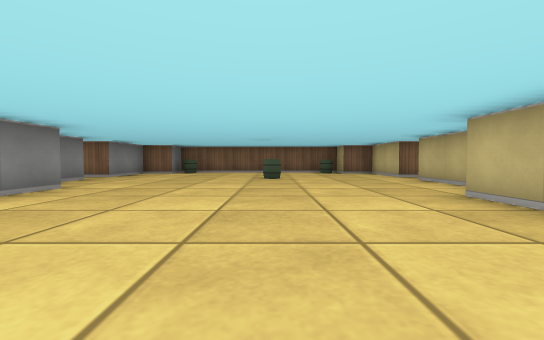
view 1 (above)

24 first-person views from a walk through a cub3D level. The camera is about half as high as the walls, tilts 2° down and sees 90° across. The floor is counted in squares. Each view is taken from the middle of a square. On the plan, view 1 faces up. The plan holds only what a view shows up to about 9 squares ahead; the rest is blank.

view 2
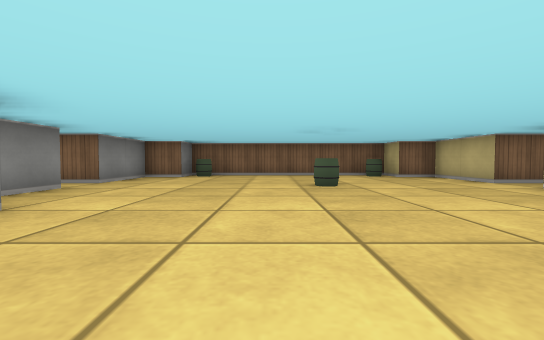

view 3
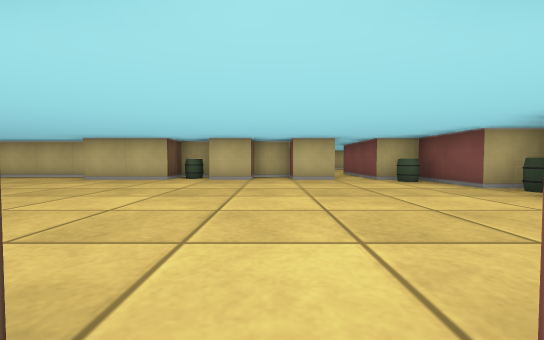

view 4
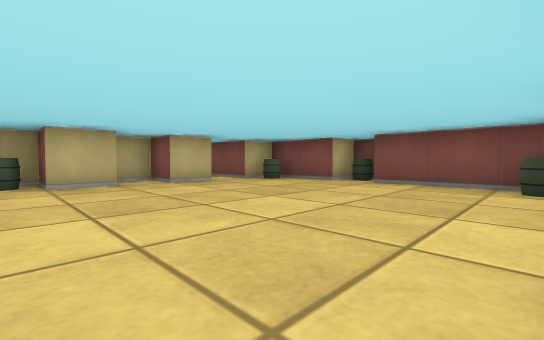

view 5
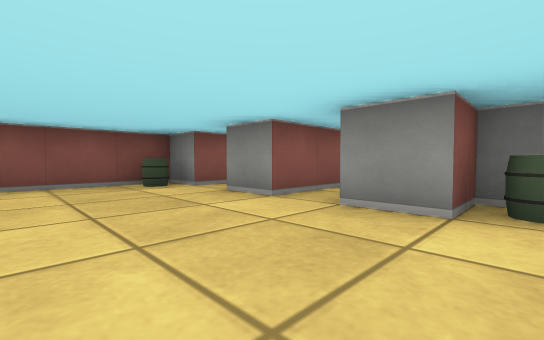

view 6
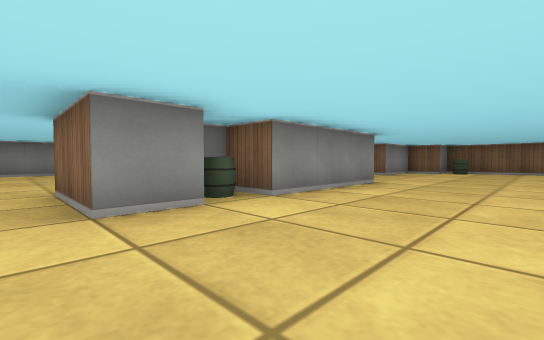

view 7
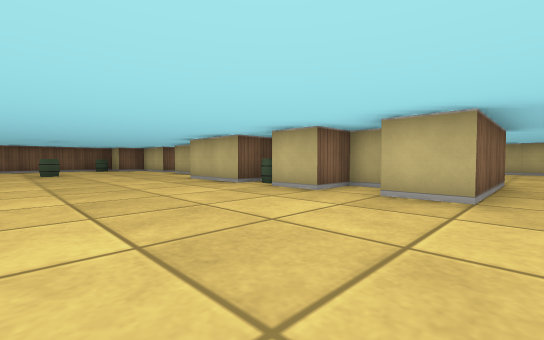

view 8
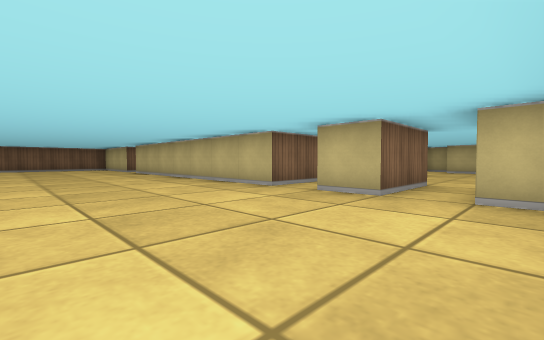

view 9
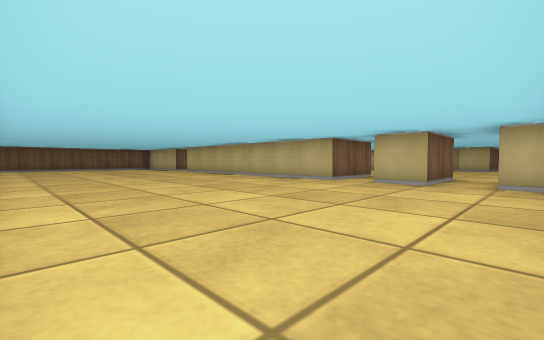

view 10
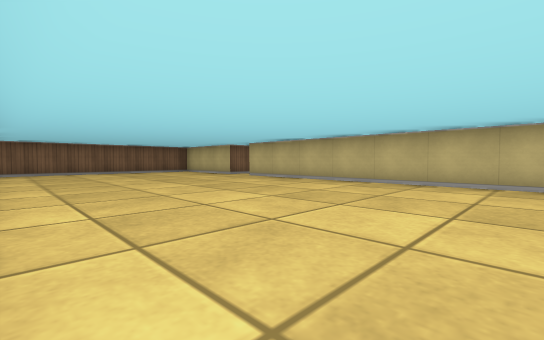

view 11
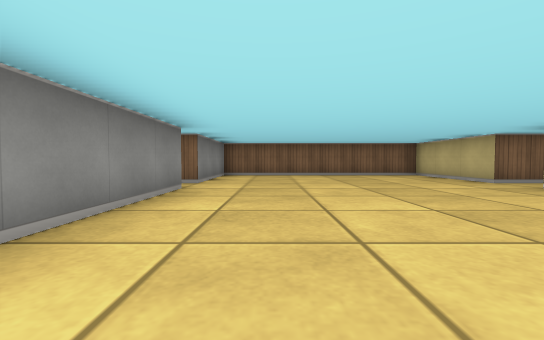

view 12
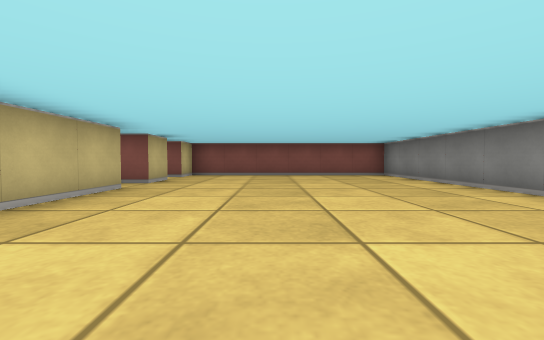

view 13
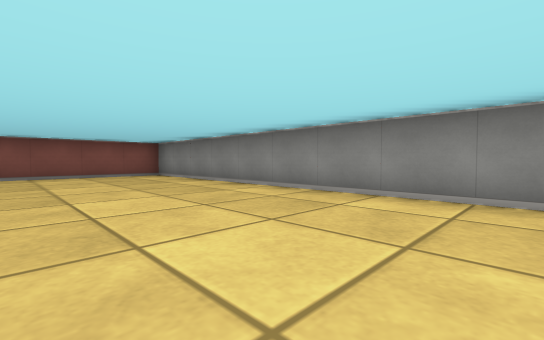

view 14
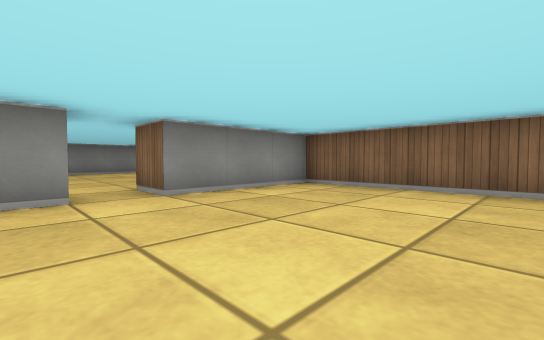

view 15
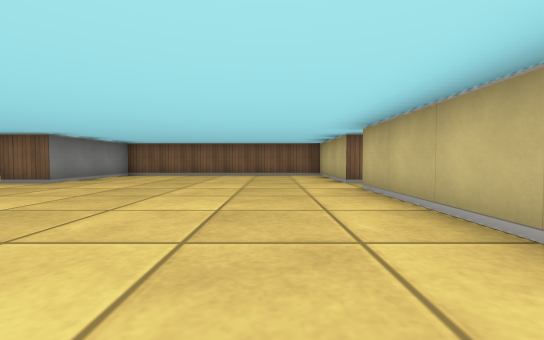

view 16
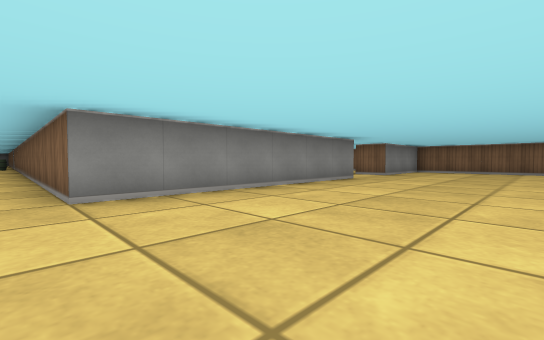

view 17
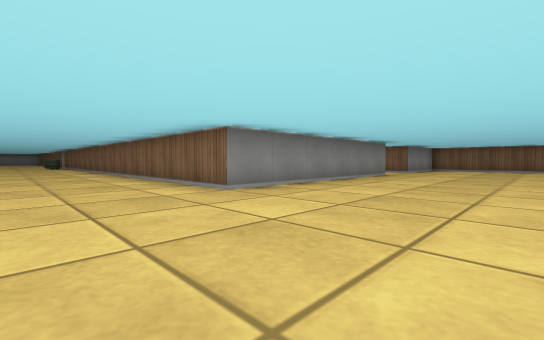

view 18
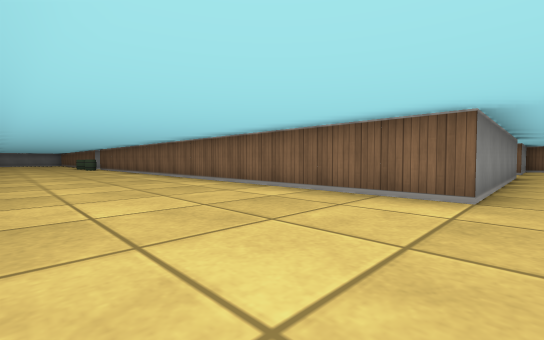

view 19
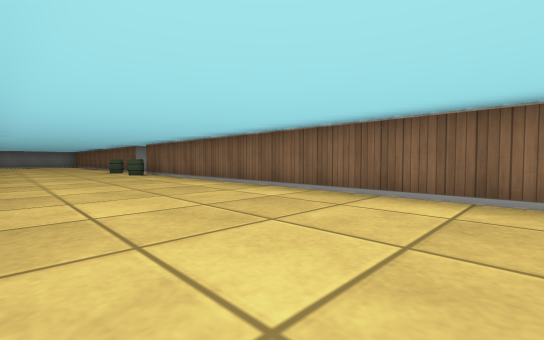

view 20
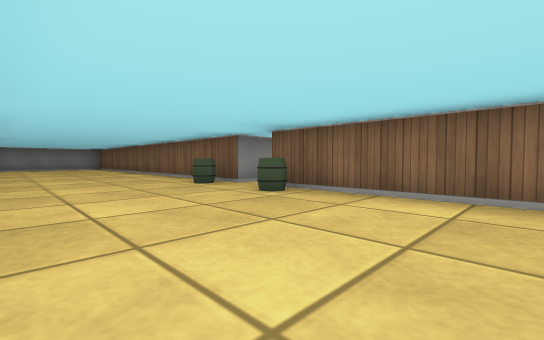

view 21
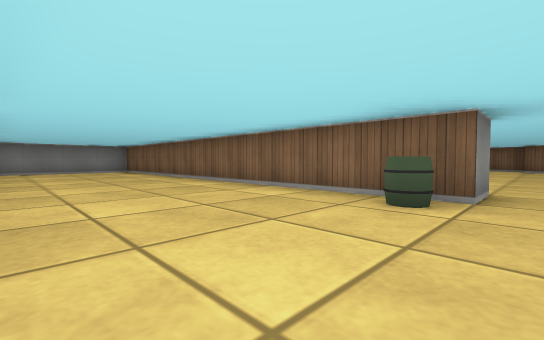

view 22
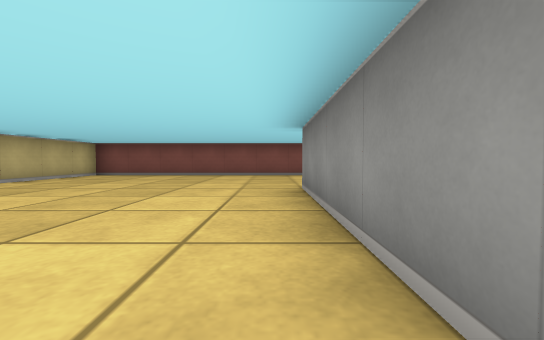

view 23
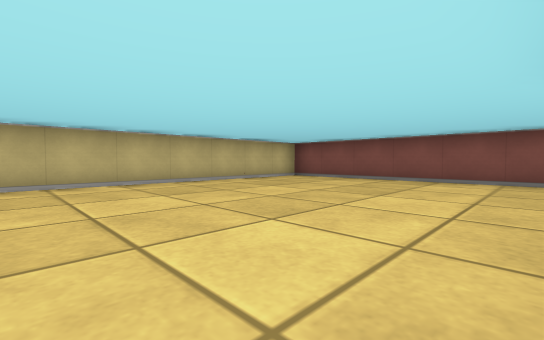

view 24
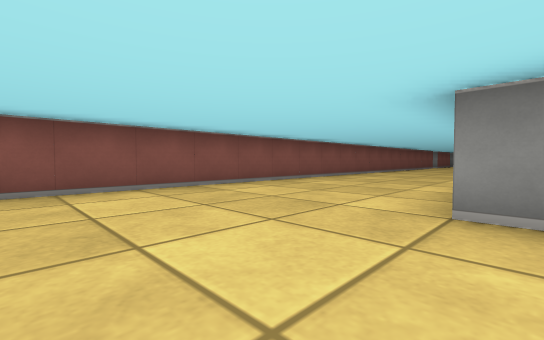

### Floor plan
Ten units are one square. View 1 is at (0, 0); x grows to the right and y downward. Boxes are objects, and circles mark ways between rooms. Rooms are numbered by the first view taken in them; rooms with no view inside come last. Other rooms are left out.
<svg viewBox="-460 -110 510 170">
<path fill="none" stroke="#000" d="M-35 -46 -35 -15 -45 -15 -45 -5 -35 -5 -35 5 -55 5M35 -41 35 -65M-45 -65 -45 -55M-55 15 -35 15 -35 25 -55 25M35 -75 35 -95 25 -95 25 -105 -35 -105 -35 -95 -45 -95 -45 -75 -55 -75M25 25 25 15 35 15 35 5 25 5 25 -5 35 -5 35 -15 25 -15 25 -35M-55 35 -35 35 -35 45 -5 45M-1 55 5 55 5 45 25 45 25 35M-115 -66 -115 45 -55 45 -55 35M-55 5 -55 -65M-55 -75 -55 -105 -115 -105 -115 -75 -125 -75M-55 25 -55 15M-242 45 -125 45 -125 -65M-185 -55 -185 5 -335 5M-345 -5 -345 5 -432 5M-125 -75 -125 -105 -185 -105 -185 -75 -195 -75M-455 28 -455 40"/>
<rect x="-45" y="-15" width="10" height="10" fill="#bbb"><title>barrel</title></rect>
<rect x="-35" y="35" width="10" height="10" fill="#bbb"><title>barrel</title></rect>
<rect x="-35" y="-105" width="10" height="10" fill="#bbb"><title>barrel</title></rect>
<rect x="-5" y="45" width="10" height="10" fill="#bbb"><title>barrel</title></rect>
<rect x="-5" y="-75" width="10" height="10" fill="#bbb"><title>barrel</title></rect>
<rect x="15" y="35" width="10" height="10" fill="#bbb"><title>barrel</title></rect>
<rect x="15" y="-105" width="10" height="10" fill="#bbb"><title>barrel</title></rect>
<rect x="25" y="-15" width="10" height="10" fill="#bbb"><title>barrel</title></rect>
<rect x="-355" y="5" width="10" height="10" fill="#bbb"><title>barrel</title></rect>
<rect x="-335" y="5" width="10" height="10" fill="#bbb"><title>barrel</title></rect>
<circle cx="-45" cy="10" r="3" fill="#2a7"/>
<circle cx="-45" cy="30" r="3" fill="#2a7"/>
<circle cx="-50" cy="-70" r="3" fill="#2a7"/>
<circle cx="-120" cy="-70" r="3" fill="#2a7"/>
<text x="-10" y="-30">1</text>
<text x="-90" y="-30">2</text>
<text x="-250" y="10">3</text>
</svg>
Room 1 opens to room 2. Room 2 opens to room 3.

Where each view was taken, in squares from view 1:
view 1: 0 up, 0 right, facing up
view 2: 2 up, 1 left, facing up
view 3: 1 down, 4 left, facing right
view 4: 1 up, 3 left, facing down-right
view 5: 1 up, 1 left, facing down-left
view 6: 1 down, 1 left, facing up-left
view 7: 3 down, 1 left, facing up-right
view 8: 4 down, 9 left, facing up-right
view 9: 4 down, 11 left, facing up-right
view 10: 0 up, 11 left, facing up-right
view 11: 2 up, 10 left, facing up
view 12: 4 up, 8 left, facing down
view 13: 4 up, 8 left, facing down-left
view 14: 6 up, 8 left, facing up-left
view 15: 2 up, 14 left, facing up
view 16: 1 down, 15 left, facing up-left
view 17: 3 down, 15 left, facing up-left
view 18: 4 down, 18 left, facing up-left
view 19: 4 down, 24 left, facing up-left
view 20: 4 down, 30 left, facing up-left
view 21: 4 down, 34 left, facing up-left
view 22: 4 up, 18 left, facing down
view 23: 2 up, 18 left, facing down-right
view 24: 0 up, 16 left, facing down-left
